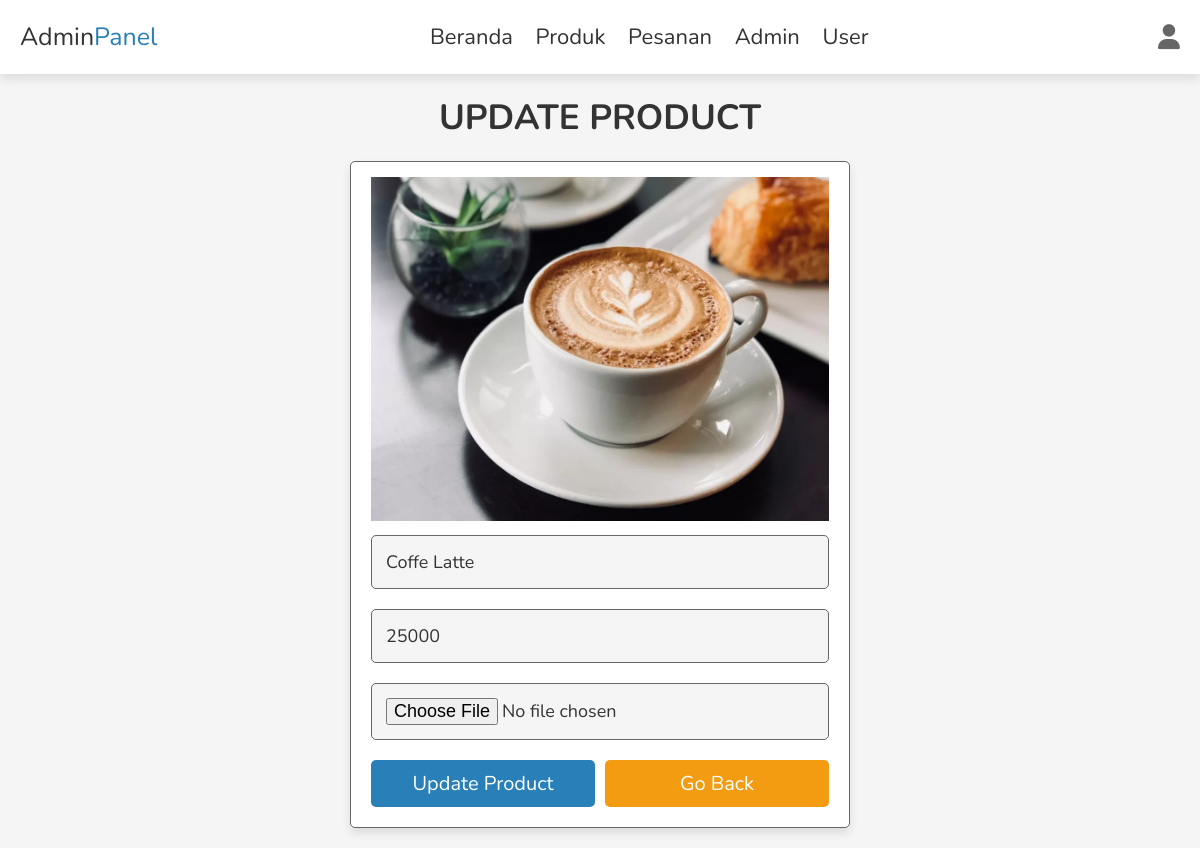
The page /admin_product_update.php?update=1 (signed in) on the database its author committed.
### tables this page shows
CREATE TABLE `products` (
  `id` int(100) NOT NULL,
  `name` varchar(100) NOT NULL,
  `price` int(10) NOT NULL,
  `image` varchar(100) NOT NULL
);

### admin_product_update.php (the view, shortened to what this page needs)
<?php
include 'config.php';
?>
<!DOCTYPE html>
<html lang="en">
<head>
   <link rel="stylesheet" href="https://cdnjs.cloudflare.com/ajax/libs/font-awesome/6.1.1/css/all.min.css">
   <link rel="stylesheet" href="css/admin_style.css">
</head>
<body>
<?php include 'admin_header.php' ?>
<section class="update-product">
   <h1 class="heading">update product</h1>
   <?php
      $update_id = $_GET['update'];
      $select_products = $conn->prepare("SELECT * FROM `products` WHERE id = ?");
      $select_products->execute([$update_id]);
      if($select_products->rowCount() > 0){
         while($fetch_products = $select_products->fetch(PDO::FETCH_ASSOC)){
   ?>
   <form action="" enctype="multipart/form-data" method="post">
      <img src="uploaded_img/<?= $fetch_products['image']; ?>" alt="">
      <input type="text" class="box" required maxlength="100" placeholder="enter product name" name="name" value="<?= $fetch_products['name']; ?>">
      <input type="number" min="0" class="box" required max="9999999999" placeholder="enter product price" onkeypress="if(this.value.length == 10) return false;" name="price" value="<?= $fetch_products['price']; ?>">
      <input type="file" name="image" accept="image/jpg, image/jpeg, image/png" class="box">
      <div class="flex-btn">
         <input type="submit" value="update product" class="btn" name="update_product">
         <a href="admin_products.php" class="option-btn">go back</a>
      </div>
   </form>
   <?php
         }
      }else{
         echo '<p class="empty">Produk tidak ditemukan!</p>';
      }
   ?>
</section>
</body>
</html>

### css/admin_style.css (style rules this page uses)
:root { --main-color:#2980b9; --red:#e74c3c; --orange:#f39c12; --black:#333; --white:#fff; --light-bg:#f5f5f5; --light-color:#666; --border:.1rem solid var(--light-color); --box-shadow:0 .5rem 1rem rgba(0,0,0,.1); }
* { font-family: 'Nunito', sans-serif; margin:0; padding:0; box-sizing: border-box; outline: none; border:none; text-decoration: none; transition: .2s linear; }
html { font-size: 62.5%; overflow-x: hidden; scroll-behavior: smooth; scroll-padding-top: 7rem; }
body { background: var(--light-bg); }
section { padding:2rem; margin:0 auto; max-width: 1200px; }
.heading { text-align: center; margin-bottom: 2rem; font-size: 3.5rem; color:var(--black); text-transform: uppercase; }
.delete-btn, .option-btn, .btn { display: block; width: 100%; margin-top: 1rem; border-radius: .5rem; padding:1rem 3rem; font-size: 2rem; color:var(--white); cursor: pointer; text-transform: capitalize; text-align: center; }
.btn { background-color: var(--main-color); }
.option-btn { background-color: var(--orange); }
.flex-btn { display: flex; gap:1rem; }
.update-product form { max-width: 50rem; margin:0 auto; background-color: var(--white); border-radius: .5rem; box-shadow: var(--box-shadow); padding:2rem; border:var(--border); padding-top: 1.5rem; }
.update-product form .box { width: 100%; padding:1.4rem; font-size: 1.8rem; color:var(--black); border-radius: .5rem; border:var(--border); background-color: var(--light-bg); margin:1rem 0; }
.update-product form img { width: 100%; }

### rows shown on the page
products: image (picture), name "Coffe Latte", price "25000"
